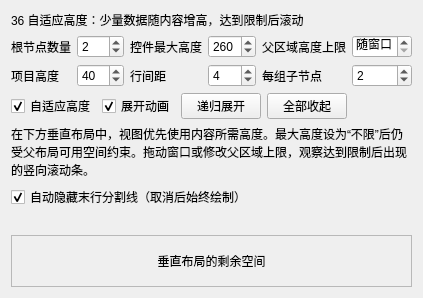
<?xml version="1.0" encoding="UTF-8"?>
<ui version="4.0">
 <class>TreeTableAutoHeightExample</class>
 <widget class="QWidget" name="TreeTableAutoHeightExample">
  <layout class="QVBoxLayout" name="pageLayout">
   <item><widget class="QLabel" name="titleLabel"><property name="text"><string>36 自适应高度：少量数据随内容增高，达到限制后滚动</string></property><property name="wordWrap"><bool>true</bool></property></widget></item>
   <item><layout class="QGridLayout" name="controlsLayout">
    <item row="0" column="0"><widget class="QLabel" name="rowCountSpinLabel"><property name="text"><string>根节点数量</string></property><property name="buddy"><cstring>rowCountSpin</cstring></property></widget></item>
    <item row="0" column="1"><widget class="QSpinBox" name="rowCountSpin"><property name="maximum"><number>8</number></property><property name="value"><number>2</number></property></widget></item>
    <item row="0" column="2"><widget class="QLabel" name="maxHeightSpinLabel"><property name="text"><string>控件最大高度</string></property><property name="buddy"><cstring>maxHeightSpin</cstring></property></widget></item>
    <item row="0" column="3"><widget class="QSpinBox" name="maxHeightSpin"><property name="maximum"><number>800</number></property><property name="value"><number>260</number></property><property name="specialValueText"><string>不限</string></property></widget></item>
    <item row="0" column="4"><widget class="QLabel" name="parentLimitSpinLabel"><property name="text"><string>父区域高度上限</string></property><property name="buddy"><cstring>parentLimitSpin</cstring></property></widget></item>
    <item row="0" column="5"><widget class="QSpinBox" name="parentLimitSpin"><property name="maximum"><number>800</number></property><property name="value"><number>0</number></property><property name="specialValueText"><string>随窗口</string></property></widget></item>
    <item row="1" column="0"><widget class="QLabel" name="heightSpinLabel"><property name="text"><string>项目高度</string></property><property name="buddy"><cstring>heightSpin</cstring></property></widget></item>
    <item row="1" column="1"><widget class="QSpinBox" name="heightSpin"><property name="minimum"><number>24</number></property><property name="maximum"><number>120</number></property><property name="value"><number>40</number></property></widget></item>
    <item row="1" column="2"><widget class="QLabel" name="spacingSpinLabel"><property name="text"><string>行间距</string></property><property name="buddy"><cstring>spacingSpin</cstring></property></widget></item>
    <item row="1" column="3"><widget class="QSpinBox" name="spacingSpin"><property name="maximum"><number>24</number></property><property name="value"><number>4</number></property></widget></item>
    <item row="1" column="4"><widget class="QLabel" name="childCountSpinLabel"><property name="text"><string>每组子节点</string></property><property name="buddy"><cstring>childCountSpin</cstring></property></widget></item>
    <item row="1" column="5"><widget class="QSpinBox" name="childCountSpin"><property name="maximum"><number>80</number></property><property name="value"><number>2</number></property></widget></item>
   </layout></item>
   <item><layout class="QHBoxLayout" name="togglesLayout">
    <item><widget class="QCheckBox" name="enabledCheck"><property name="text"><string>自适应高度</string></property><property name="checked"><bool>true</bool></property></widget></item>
    <item><widget class="QCheckBox" name="animationCheck"><property name="text"><string>展开动画</string></property><property name="checked"><bool>true</bool></property></widget></item>
    <item><widget class="QPushButton" name="expandButton"><property name="text"><string>递归展开</string></property><property name="focusPolicy"><enum>Qt::NoFocus</enum></property></widget></item>
    <item><widget class="QPushButton" name="collapseButton"><property name="text"><string>全部收起</string></property><property name="focusPolicy"><enum>Qt::NoFocus</enum></property></widget></item>
    <item><spacer name="toggleSpacer"><property name="orientation"><enum>Qt::Horizontal</enum></property><property name="sizeHint" stdset="0"><size><width>10</width><height>1</height></size></property></spacer></item>
   </layout></item>
   <item><widget class="QLabel" name="hintLabel"><property name="wordWrap"><bool>true</bool></property><property name="text"><string>在下方垂直布局中，视图优先使用内容所需高度。最大高度设为“不限”后仍受父布局可用空间约束。拖动窗口或修改父区域上限，观察达到限制后出现的竖向滚动条。</string></property></widget></item>
   <item><widget class="QCheckBox" name="autoHideTrailingLineCheck"><property name="text"><string>自动隐藏末行分割线（取消后始终绘制）</string></property><property name="checked"><bool>true</bool></property></widget></item>
   <item><widget class="QLabel" name="statusLabel"><property name="wordWrap"><bool>true</bool></property><property name="text"><string/></property></widget></item>
   <item><widget class="QFrame" name="previewHost">
    <property name="frameShape"><enum>QFrame::StyledPanel</enum></property>
    <layout class="QVBoxLayout" name="previewLayout">
     <item><widget class="QLabel" name="remainingLabel">
      <property name="minimumSize"><size><width>0</width><height>32</height></size></property>
      <property name="sizePolicy"><sizepolicy hsizetype="Expanding" vsizetype="Expanding"><horstretch>0</horstretch><verstretch>1</verstretch></sizepolicy></property>
      <property name="text"><string>垂直布局的剩余空间</string></property>
      <property name="alignment"><set>Qt::AlignCenter</set></property>
     </widget></item>
    </layout>
   </widget></item>
  </layout>
 </widget>
 <resources/>
 <connections/>
</ui>
